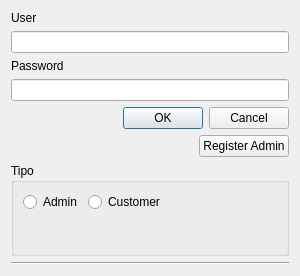
<?xml version="1.0" encoding="UTF-8"?>
<ui version="4.0">
 <class>Dialog</class>
 <widget class="QDialog" name="Dialog">
  <property name="geometry">
   <rect>
    <x>0</x>
    <y>0</y>
    <width>300</width>
    <height>276</height>
   </rect>
  </property>
  <property name="maximumSize">
   <size>
    <width>300</width>
    <height>276</height>
   </size>
  </property>
  <property name="windowTitle">
   <string>Dialog</string>
  </property>
  <layout class="QGridLayout" name="gridLayout">
   <item row="0" column="0">
    <layout class="QVBoxLayout" name="verticalLayout_4">
     <item>
      <layout class="QVBoxLayout" name="verticalLayout_3">
       <item>
        <layout class="QVBoxLayout" name="verticalLayout_2">
         <item>
          <widget class="QLabel" name="label">
           <property name="text">
            <string>User</string>
           </property>
          </widget>
         </item>
         <item>
          <widget class="QLineEdit" name="userLineEdit"/>
         </item>
         <item>
          <widget class="QLabel" name="label_2">
           <property name="text">
            <string>Password</string>
           </property>
          </widget>
         </item>
         <item>
          <widget class="QLineEdit" name="passwordLineEdit"/>
         </item>
        </layout>
       </item>
       <item>
        <layout class="QVBoxLayout" name="verticalLayout">
         <item>
          <widget class="QDialogButtonBox" name="buttonBox">
           <property name="standardButtons">
            <set>QDialogButtonBox::Cancel|QDialogButtonBox::Ok</set>
           </property>
          </widget>
         </item>
         <item>
          <layout class="QHBoxLayout" name="horizontalLayout_2">
           <item>
            <spacer name="horizontalSpacer">
             <property name="orientation">
              <enum>Qt::Horizontal</enum>
             </property>
             <property name="sizeHint" stdset="0">
              <size>
               <width>40</width>
               <height>20</height>
              </size>
             </property>
            </spacer>
           </item>
           <item>
            <widget class="QPushButton" name="registerAdminButton">
             <property name="text">
              <string>Register Admin</string>
             </property>
            </widget>
           </item>
          </layout>
         </item>
        </layout>
       </item>
      </layout>
     </item>
     <item>
      <widget class="QGroupBox" name="groupBox">
       <property name="title">
        <string>Tipo</string>
       </property>
       <layout class="QFormLayout" name="formLayout">
        <item row="0" column="0">
         <layout class="QHBoxLayout" name="horizontalLayout">
          <item>
           <widget class="QRadioButton" name="adminRadioButton">
            <property name="text">
             <string>Admin</string>
            </property>
           </widget>
          </item>
          <item>
           <widget class="QRadioButton" name="customerRadioButton">
            <property name="text">
             <string>Customer</string>
            </property>
           </widget>
          </item>
         </layout>
        </item>
       </layout>
      </widget>
     </item>
    </layout>
   </item>
   <item row="1" column="0">
    <widget class="Line" name="line">
     <property name="orientation">
      <enum>Qt::Horizontal</enum>
     </property>
    </widget>
   </item>
  </layout>
 </widget>
 <resources/>
 <connections/>
</ui>
